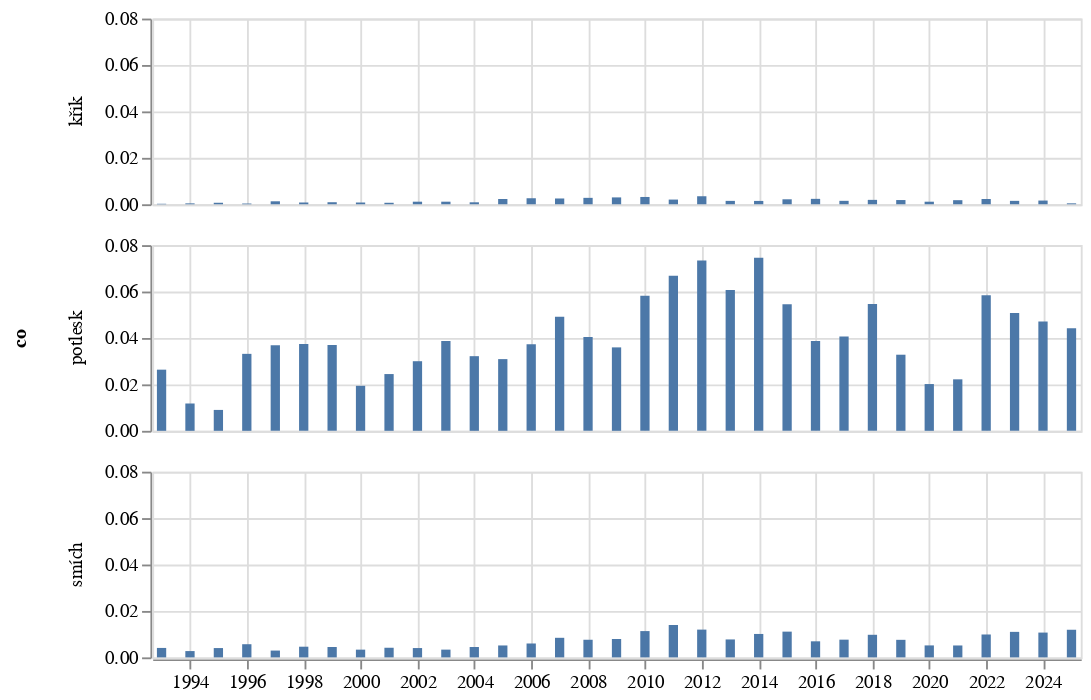

The notebook cell saved with this chart:
### Code cell
alt.Chart(
    pl.concat([zavorka("smích"), zavorka("potlesk"), zavorka("křik")]).to_pandas(),
    width = 500, height = 100
).mark_bar(
).encode(
    alt.X('datum:T', axis=alt.Axis(title=None)),
    alt.Y('podil:Q', axis=alt.Axis(title=None)),
    alt.Row('co:N')
)

### Figure 1 — Vega-Lite specification as saved in the notebook (floating-point values rounded to 4 significant figures)
{"config": {"view": {"continuousWidth": 300, "continuousHeight": 300}}, "data": {"name": "data-8bc58eac63061d4a153de825b7272fcb"}, "mark": {"type": "bar"}, "encoding": {"row": {"field": "co", "type": "nominal"}, "x": {"axis": {"title": null}, "field": "datum", "type": "temporal"}, "y": {"axis": {"title": null}, "field": "podil", "type": "quantitative"}}, "height": 100, "width": 500, "$schema": "https://vega.github.io/schema/vega-lite/v5.8.0.json", "datasets": {"data-8bc58eac63061d4a153de825b7272fcb": [{"datum": "1993-01-01T00:00:00", "text": 38, "text_right": 9337, "podil": 0.00407, "co": "smích"}, {"datum": "1994-01-01T00:00:00", "text": 21, "text_right": 7730, "podil": 0.002717, "co": "smích"}, {"datum": "1995-01-01T00:00:00", "text": 37, "text_right": 9219, "podil": 0.004013, "co": "smích"}, {"datum": "1996-01-01T00:00:00", "text": 53, "text_right": 9349, "podil": 0.005669, "co": "smích"}, {"datum": "1997-01-01T00:00:00", "text": 48, "text_right": 16367, "podil": 0.002933, "co": "smích"}, {"datum": "1998-01-01T00:00:00", "text": 54, "text_right": 11744, "podil": 0.004598, "co": "smích"}, {"datum": "1999-01-01T00:00:00", "text": 91, "text_right": 20383, "podil": 0.004465, "co": "smích"}, {"datum": "2000-01-01T00:00:00", "text": 79, "text_right": 23721, "podil": 0.00333, "co": "smích"}, {"datum": "2001-01-01T00:00:00", "text": 84, "text_right": 20242, "podil": 0.00415, "co": "smích"}, {"datum": "2002-01-01T00:00:00", "text": 65, "text_right": 16173, "podil": 0.004019, "co": "smích"}, {"datum": "2003-01-01T00:00:00", "text": 72, "text_right": 21553, "podil": 0.003341, "co": "smích"}, {"datum": "2004-01-01T00:00:00", "text": 89, "text_right": 19932, "podil": 0.004465, "co": "smích"}, {"datum": "2005-01-01T00:00:00", "text": 115, "text_right": 22401, "podil": 0.005134, "co": "smích"}, {"datum": "2006-01-01T00:00:00", "text": 83, "text_right": 13873, "podil": 0.005983, "co": "smích"}, {"datum": "2007-01-01T00:00:00", "text": 115, "text_right": 13633, "podil": 0.008435, "co": "smích"}, {"datum": "2008-01-01T00:00:00", "text": 107, "text_right": 14095, "podil": 0.007591, "co": "smích"}, {"datum": "2009-01-01T00:00:00", "text": 131, "text_right": 16552, "podil": 0.007914, "co": "smích"}, {"datum": "2010-01-01T00:00:00", "text": 144, "text_right": 12714, "podil": 0.01133, "co": "smích"}, {"datum": "2011-01-01T00:00:00", "text": 248, "text_right": 17776, "podil": 0.01395, "co": "smích"}, {"datum": "2012-01-01T00:00:00", "text": 173, "text_right": 14462, "podil": 0.01196, "co": "smích"}, {"datum": "2013-01-01T00:00:00", "text": 74, "text_right": 9576, "podil": 0.007728, "co": "smích"}, {"datum": "2014-01-01T00:00:00", "text": 210, "text_right": 20807, "podil": 0.01009, "co": "smích"}, {"datum": "2015-01-01T00:00:00", "text": 238, "text_right": 21458, "podil": 0.01109, "co": "smích"}, {"datum": "2016-01-01T00:00:00", "text": 157, "text_right": 22689, "podil": 0.00692, "co": "smích"}, {"datum": "2017-01-01T00:00:00", "text": 139, "text_right": 18211, "podil": 0.007633, "co": "smích"}, {"datum": "2018-01-01T00:00:00", "text": 200, "text_right": 20550, "podil": 0.009732, "co": "smích"}, {"datum": "2019-01-01T00:00:00", "text": 187, "text_right": 24733, "podil": 0.007561, "co": "smích"}, {"datum": "2020-01-01T00:00:00", "text": 121, "text_right": 23475, "podil": 0.005154, "co": "smích"}, {"datum": "2021-01-01T00:00:00", "text": 102, "text_right": 19879, "podil": 0.005131, "co": "smích"}, {"datum": "2022-01-01T00:00:00", "text": 205, "text_right": 20784, "podil": 0.009863, "co": "smích"}, {"datum": "2023-01-01T00:00:00", "text": 269, "text_right": 24476, "podil": 0.01099, "co": "smích"}, {"datum": "2024-01-01T00:00:00", "text": 254, "text_right": 23773, "podil": 0.01068, "co": "smích"}, {"datum": "2025-01-01T00:00:00", "text": 149, "text_right": 12519, "podil": 0.0119, "co": "smích"}, {"datum": "1993-01-01T00:00:00", "text": 246, "text_right": 9337, "podil": 0.02635, "co": "potlesk"}, {"datum": "1994-01-01T00:00:00", "text": 91, "text_right": 7730, "podil": 0.01177, "co": "potlesk"}, {"datum": "1995-01-01T00:00:00", "text": 83, "text_right": 9219, "podil": 0.009003, "co": "potlesk"}, {"datum": "1996-01-01T00:00:00", "text": 310, "text_right": 9349, "podil": 0.03316, "co": "potlesk"}, {"datum": "1997-01-01T00:00:00", "text": 603, "text_right": 16367, "podil": 0.03684, "co": "potlesk"}, {"datum": "1998-01-01T00:00:00", "text": 439, "text_right": 11744, "podil": 0.03738, "co": "potlesk"}, {"datum": "1999-01-01T00:00:00", "text": 753, "text_right": 20383, "podil": 0.03694, "co": "potlesk"}, {"datum": "2000-01-01T00:00:00", "text": 460, "text_right": 23721, "podil": 0.01939, "co": "potlesk"}, {"datum": "2001-01-01T00:00:00", "text": 495, "text_right": 20242, "podil": 0.02445, "co": "potlesk"}, {"datum": "2002-01-01T00:00:00", "text": 485, "text_right": 16173, "podil": 0.02999, "co": "potlesk"}, {"datum": "2003-01-01T00:00:00", "text": 834, "text_right": 21553, "podil": 0.0387, "co": "potlesk"}, {"datum": "2004-01-01T00:00:00", "text": 641, "text_right": 19932, "podil": 0.03216, "co": "potlesk"}, {"datum": "2005-01-01T00:00:00", "text": 692, "text_right": 22401, "podil": 0.03089, "co": "potlesk"}, {"datum": "2006-01-01T00:00:00", "text": 518, "text_right": 13873, "podil": 0.03734, "co": "potlesk"}, {"datum": "2007-01-01T00:00:00", "text": 670, "text_right": 13633, "podil": 0.04915, "co": "potlesk"}, {"datum": "2008-01-01T00:00:00", "text": 570, "text_right": 14095, "podil": 0.04044, "co": "potlesk"}, {"datum": "2009-01-01T00:00:00", "text": 595, "text_right": 16552, "podil": 0.03595, "co": "potlesk"}, {"datum": "2010-01-01T00:00:00", "text": 740, "text_right": 12714, "podil": 0.0582, "co": "potlesk"}, {"datum": "2011-01-01T00:00:00", "text": 1188, "text_right": 17776, "podil": 0.06683, "co": "potlesk"}, {"datum": "2012-01-01T00:00:00", "text": 1061, "text_right": 14462, "podil": 0.07336, "co": "potlesk"}, {"datum": "2013-01-01T00:00:00", "text": 581, "text_right": 9576, "podil": 0.06067, "co": "potlesk"}, {"datum": "2014-01-01T00:00:00", "text": 1552, "text_right": 20807, "podil": 0.07459, "co": "potlesk"}, {"datum": "2015-01-01T00:00:00", "text": 1170, "text_right": 21458, "podil": 0.05453, "co": "potlesk"}, {"datum": "2016-01-01T00:00:00", "text": 877, "text_right": 22689, "podil": 0.03865, "co": "potlesk"}, {"datum": "2017-01-01T00:00:00", "text": 740, "text_right": 18211, "podil": 0.04063, "co": "potlesk"}, {"datum": "2018-01-01T00:00:00", "text": 1123, "text_right": 20550, "podil": 0.05465, "co": "potlesk"}, {"datum": "2019-01-01T00:00:00", "text": 811, "text_right": 24733, "podil": 0.03279, "co": "potlesk"}, {"datum": "2020-01-01T00:00:00", "text": 473, "text_right": 23475, "podil": 0.02015, "co": "potlesk"}, {"datum": "2021-01-01T00:00:00", "text": 441, "text_right": 19879, "podil": 0.02218, "co": "potlesk"}, {"datum": "2022-01-01T00:00:00", "text": 1213, "text_right": 20784, "podil": 0.05836, "co": "potlesk"}, {"datum": "2023-01-01T00:00:00", "text": 1243, "text_right": 24476, "podil": 0.05078, "co": "potlesk"}, {"datum": "2024-01-01T00:00:00", "text": 1120, "text_right": 23773, "podil": 0.04711, "co": "potlesk"}, {"datum": "2025-01-01T00:00:00", "text": 553, "text_right": 12519, "podil": 0.04417, "co": "potlesk"}, {"datum": "1993-01-01T00:00:00", "text": 2, "text_right": 9337, "podil": 0.0002142, "co": "křik"}, {"datum": "1994-01-01T00:00:00", "text": 3, "text_right": 7730, "podil": 0.0003881, "co": "křik"}, {"datum": "1995-01-01T00:00:00", "text": 6, "text_right": 9219, "podil": 0.0006508, "co": "křik"}, {"datum": "1996-01-01T00:00:00", "text": 3, "text_right": 9349, "podil": 0.0003209, "co": "křik"}, {"datum": "1997-01-01T00:00:00", "text": 21, "text_right": 16367, "podil": 0.001283, "co": "křik"}, {"datum": "1998-01-01T00:00:00", "text": 9, "text_right": 11744, "podil": 0.0007663, "co": "křik"}, {"datum": "1999-01-01T00:00:00", "text": 18, "text_right": 20383, "podil": 0.0008831, "co": "křik"}, {"datum": "2000-01-01T00:00:00", "text": 18, "text_right": 23721, "podil": 0.0007588, "co": "křik"}, {"datum": "2001-01-01T00:00:00", "text": 13, "text_right": 20242, "podil": 0.0006422, "co": "křik"}, {"datum": "2002-01-01T00:00:00", "text": 18, "text_right": 16173, "podil": 0.001113, "co": "křik"}, {"datum": "2003-01-01T00:00:00", "text": 24, "text_right": 21553, "podil": 0.001114, "co": "křik"}, {"datum": "2004-01-01T00:00:00", "text": 17, "text_right": 19932, "podil": 0.0008529, "co": "křik"}, {"datum": "2005-01-01T00:00:00", "text": 51, "text_right": 22401, "podil": 0.002277, "co": "křik"}, {"datum": "2006-01-01T00:00:00", "text": 36, "text_right": 13873, "podil": 0.002595, "co": "křik"}, {"datum": "2007-01-01T00:00:00", "text": 34, "text_right": 13633, "podil": 0.002494, "co": "křik"}, {"datum": "2008-01-01T00:00:00", "text": 39, "text_right": 14095, "podil": 0.002767, "co": "křik"}, {"datum": "2009-01-01T00:00:00", "text": 49, "text_right": 16552, "podil": 0.00296, "co": "křik"}, {"datum": "2010-01-01T00:00:00", "text": 40, "text_right": 12714, "podil": 0.003146, "co": "křik"}, {"datum": "2011-01-01T00:00:00", "text": 36, "text_right": 17776, "podil": 0.002025, "co": "křik"}, {"datum": "2012-01-01T00:00:00", "text": 50, "text_right": 14462, "podil": 0.003457, "co": "křik"}, {"datum": "2013-01-01T00:00:00", "text": 14, "text_right": 9576, "podil": 0.001462, "co": "křik"}, {"datum": "2014-01-01T00:00:00", "text": 30, "text_right": 20807, "podil": 0.001442, "co": "křik"}, {"datum": "2015-01-01T00:00:00", "text": 46, "text_right": 21458, "podil": 0.002144, "co": "křik"}, {"datum": "2016-01-01T00:00:00", "text": 53, "text_right": 22689, "podil": 0.002336, "co": "křik"}, {"datum": "2017-01-01T00:00:00", "text": 27, "text_right": 18211, "podil": 0.001483, "co": "křik"}, {"datum": "2018-01-01T00:00:00", "text": 39, "text_right": 20550, "podil": 0.001898, "co": "křik"}, {"datum": "2019-01-01T00:00:00", "text": 45, "text_right": 24733, "podil": 0.001819, "co": "křik"}, {"datum": "2020-01-01T00:00:00", "text": 26, "text_right": 23475, "podil": 0.001108, "co": "křik"}, {"datum": "2021-01-01T00:00:00", "text": 35, "text_right": 19879, "podil": 0.001761, "co": "křik"}, {"datum": "2022-01-01T00:00:00", "text": 47, "text_right": 20784, "podil": 0.002261, "co": "křik"}, {"datum": "2023-01-01T00:00:00", "text": 36, "text_right": 24476, "podil": 0.001471, "co": "křik"}, {"datum": "2024-01-01T00:00:00", "text": 38, "text_right": 23773, "podil": 0.001598, "co": "křik"}, {"datum": "2025-01-01T00:00:00", "text": 5, "text_right": 12519, "podil": 0.0003994, "co": "křik"}]}}
